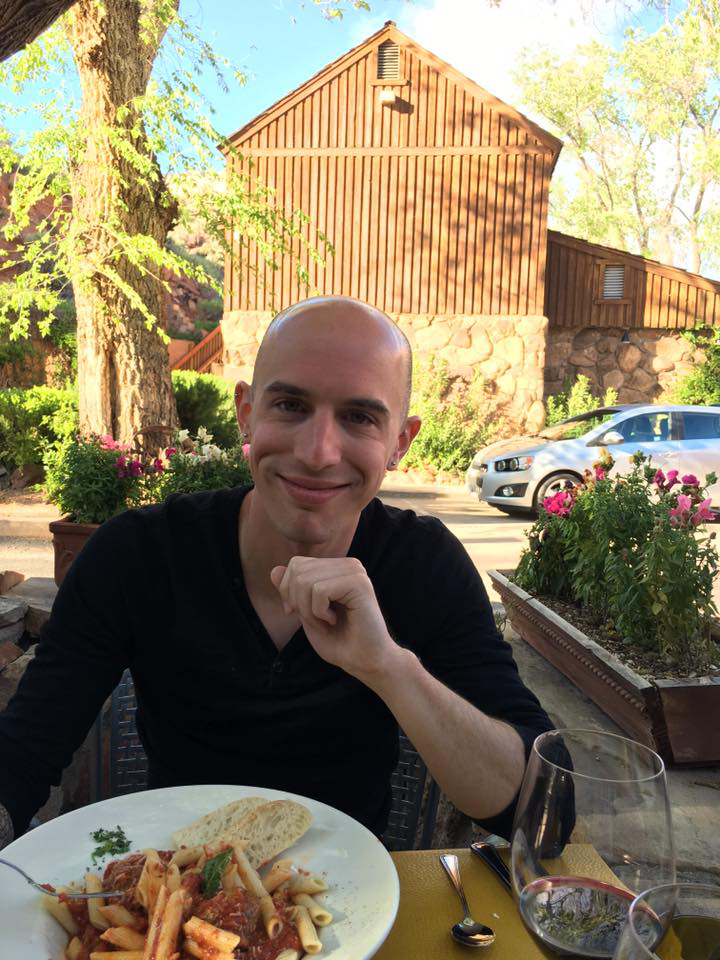
#> input picture 7.- KNN/haar-face-detection/images/adrian_01.png, 720 x 960 px
$ jupyter execute haar_face_detection.ipynb   (shell and % lines are left out)   (text cells are left out)
#> lines starting #> are read from the running program, lines starting #| are printed output that depends on the picture; after the words box and inside, x2 and y2 are one past the last pixel; in counts of white or black regions, pixels touching at a corner belong together; pictures that were not available may be replaced by others from this repository, and a replacement may not be noted
[cell 1]
%cd haar-face-detection

[cell 2]
# import the necessary packages
from imutils.video import VideoStream
import matplotlib.pyplot as plt
import argparse
import imutils
import cv2

[cell 3]
def plt_imshow(title, image):
    # convert the image frame BGR to RGB color space and display it
	image = cv2.cvtColor(image, cv2.COLOR_BGR2RGB)
	plt.imshow(image)
	plt.title(title)
	plt.grid(False)
	plt.show()

[cell 4]
# construct the argument parser and parse the arguments
#ap = argparse.ArgumentParser()
#ap.add_argument("-i", "--image", type=str, required=True,
#	help="path to input image")
#ap.add_argument("-c", "--cascade", type=str,
#	default="haarcascade_frontalface_default.xml",
#	help="path to haar cascade face detector")
#args = vars(ap.parse_args())

# since we are using Jupyter Notebooks we can replace our argument
# parsing code with *hard coded* arguments and values
args = {
    "image": "images/adrian_01.png",
    "cascade": "haarcascade_frontalface_default.xml"
}

[cell 5]
# load the haar cascade face detector from
print("[INFO] loading face detector...")
detector = cv2.CascadeClassifier(args["cascade"])

# load the input image from disk, resize it, and convert it to
# grayscale
image = cv2.imread(args["image"])
#> image is the input picture: shape (960, 720, 3); mean B, G, R 98, 125.5, 137.7
if image is None:
	raise FileNotFoundError(f"Image file '{args['image']}' not found. Please check the path.")
image = imutils.resize(image, width=500)
#> image: shape (666, 500, 3)
gray = cv2.cvtColor(image, cv2.COLOR_BGR2GRAY)
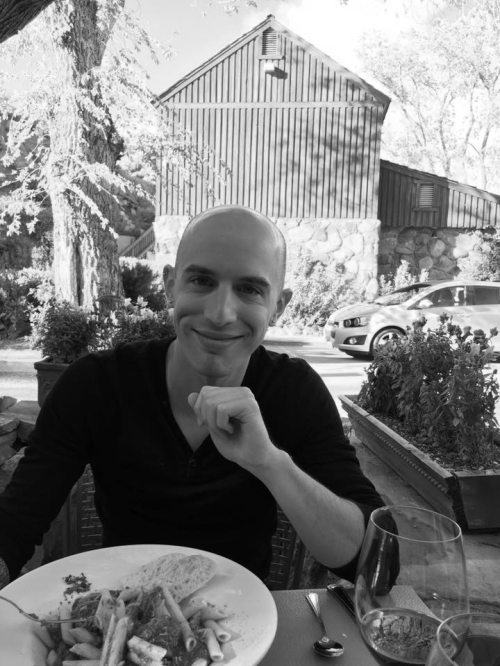
#> gray: shape (666, 500); min 1, max 255, mean 126

[cell 6]
# detect faces in the input image using the haar cascade face
# detector
print("[INFO] performing face detection...")
rects = detector.detectMultiScale(gray, scaleFactor=1.05,
	minNeighbors=5, minSize=(30, 30),
	flags=cv2.CASCADE_SCALE_IMAGE)
#> rects = [[162, 238, 129, 129]]
print("[INFO] {} faces detected...".format(len(rects)))
#> (printed output is left out)

# loop over the bounding boxes
for (x, y, w, h) in rects:
	# draw the face bounding box on the image
	cv2.rectangle(image, (x, y), (x + w, y + h), (0, 255, 0), 2)
#> this loop made 1 pass
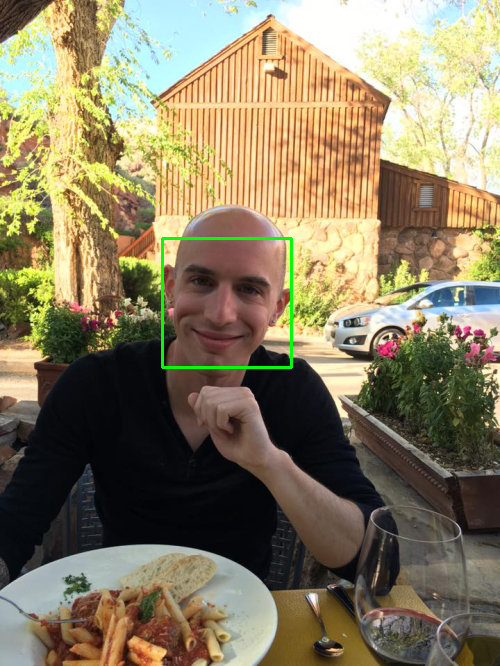
#> image: shape (666, 500, 3); mean B, G, R 97.6, 126.1, 137

# show the output image
plt_imshow("Image", image)

[cell 7]
# first, let's get a video on which we can run our face detector

[cell 8]
# construct the argument parser and parse the arguments
#ap = argparse.ArgumentParser()
#ap.add_argument("-c", "--cascade", type=str,
#	default="haarcascade_frontalface_default.xml",
#	help="path to haar cascade face detector")
#args = vars(ap.parse_args())

# since we are using Jupyter Notebooks we can replace our argument
# parsing code with *hard coded* arguments and values
args = {
    "input": "opencv_face_detection.mp4",
    "output": "output.avi",
    "cascade": "haarcascade_frontalface_default.xml"
}

[cell 9]
# load the haar cascade face detector from
print("[INFO] loading face detector...")
detector = cv2.CascadeClassifier(args["cascade"])

# grab a reference to the video file and initialize pointer to output
# video file
print("[INFO] opening video file...")
vs = cv2.VideoCapture(args["input"])
writer = None

[cell 10]
# loop over the frames from the video stream
while True:
	# grab the next frame
	frame = vs.read()[1]
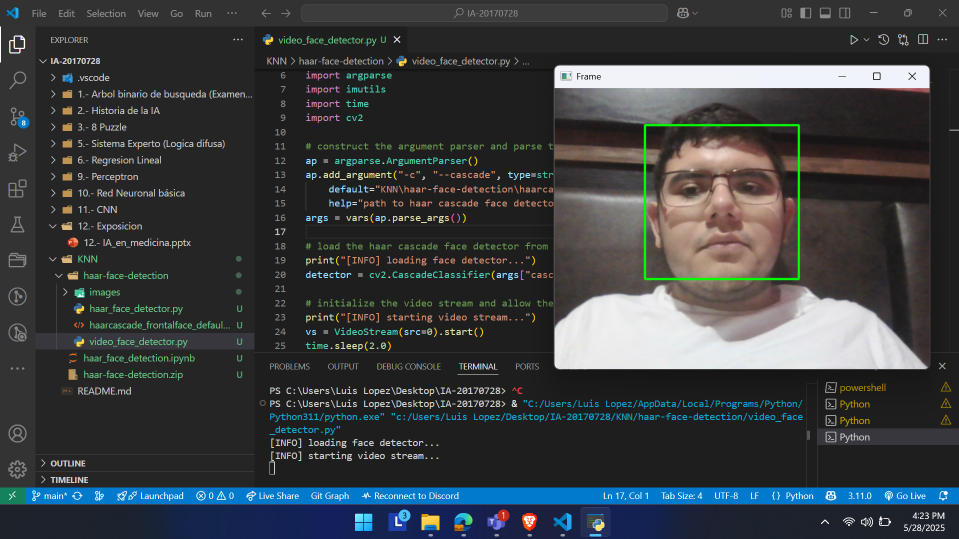
#> input picture 7.- KNN/evidencia prueba del uso de haarcascade.png, 1918 x 1078 px, given in place of opencv_face_detection.mp4, which was not available (shown at 1/2 size)
#> frame is the input picture: shape (1078, 1918, 3); mean B, G, R 64.5, 62, 58

	# if we did not grab a frame then we have reached the end of the

	# video
	if frame is None:
		break

    # resize the frame and convert it to grayscale
	frame = imutils.resize(frame, width=500)
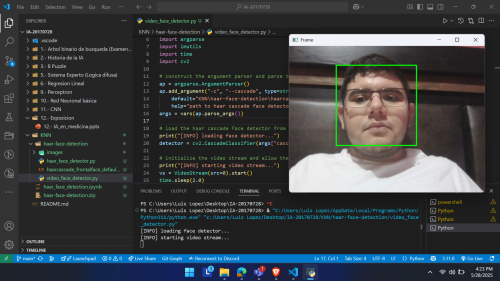
#> frame: shape (281, 500, 3); mean B, G, R 64.5, 62, 58
	gray = cv2.cvtColor(frame, cv2.COLOR_BGR2GRAY)
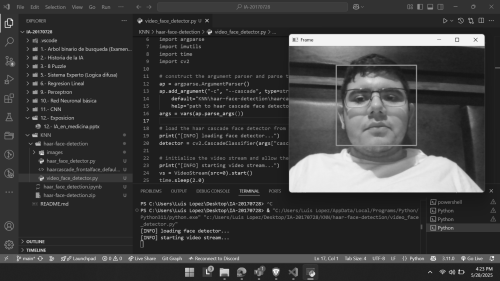
#> gray: shape (281, 500); min 19, max 247, mean 61.1

	# perform face detection
	rects = detector.detectMultiScale(gray, scaleFactor=1.05,
		minNeighbors=5, minSize=(30, 30),
		flags=cv2.CASCADE_SCALE_IMAGE)
#> rects = [[337, 65, 79, 79]]


	# loop over the bounding boxes
	for (x, y, w, h) in rects:
		# draw the face bounding box on the image
		cv2.rectangle(frame, (x, y), (x + w, y + h), (0, 255, 0), 2)
#> this loop made 1 pass
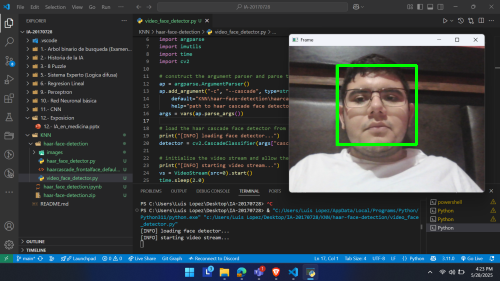
#> frame: shape (281, 500, 3); 0.67% of pixels changed, all inside (x1, y1, x2, y2) = (336, 64, 418, 146)

	# if the video writer is None *AND* we are supposed to write
	# the output video to disk initialize the writer
	if writer is None and args["output"] is not None:
		fourcc = cv2.VideoWriter_fourcc(*"MJPG")
#> fourcc = 1196444237
		writer = cv2.VideoWriter(args["output"], fourcc, 20,
			(frame.shape[1], frame.shape[0]), True)

	# if the writer is not None, write the frame to disk
	if writer is not None:
		writer.write(frame)

# do a bit of cleanup
vs.release()

# check to see if the video writer point needs to be released
if writer is not None:
	writer.release()
